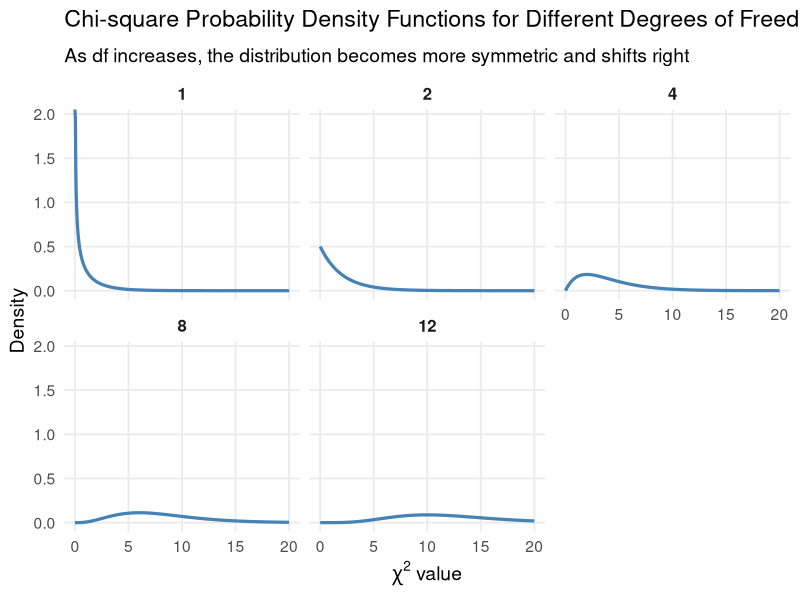
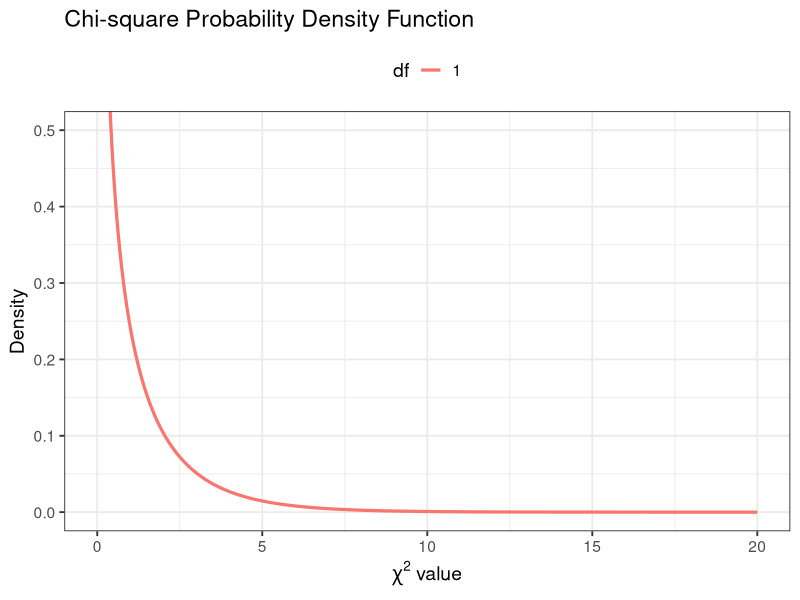
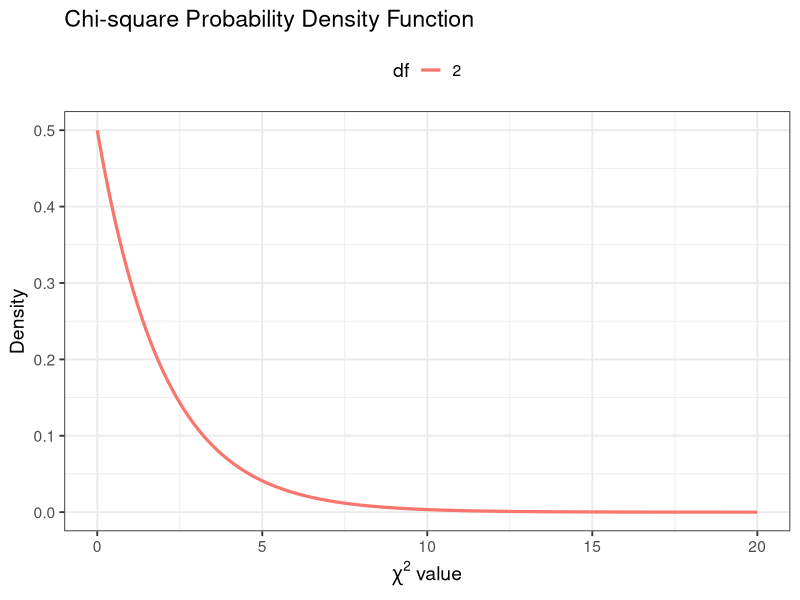
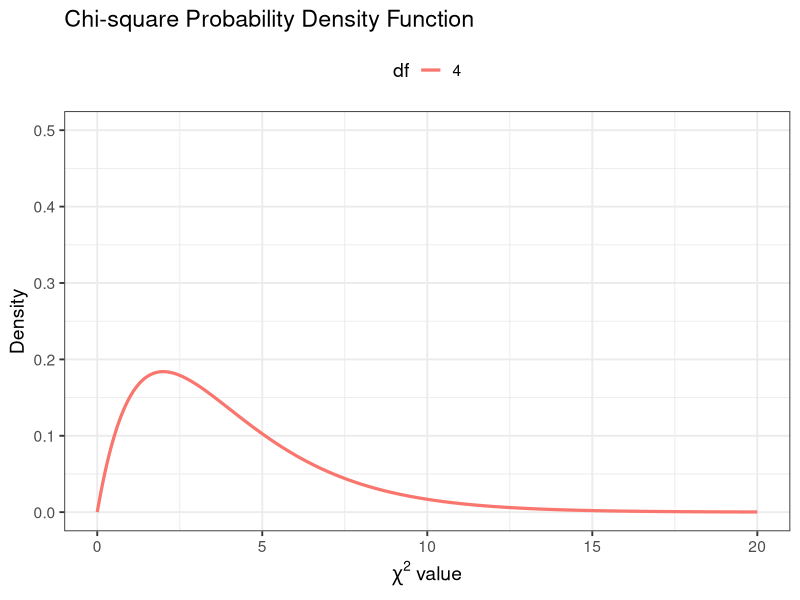
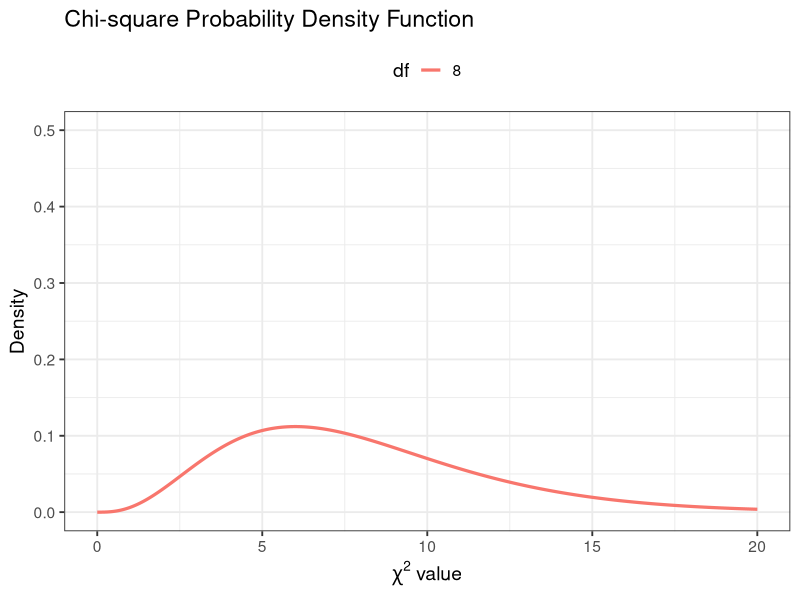
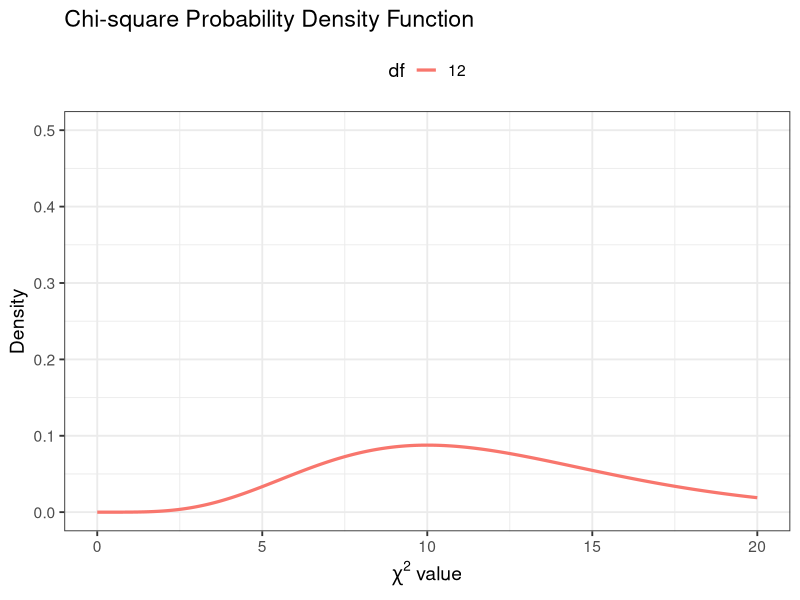
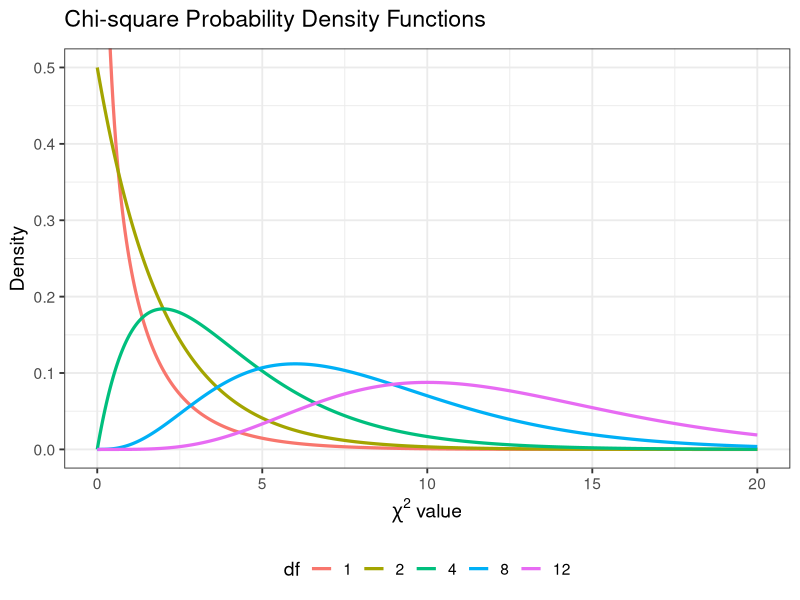
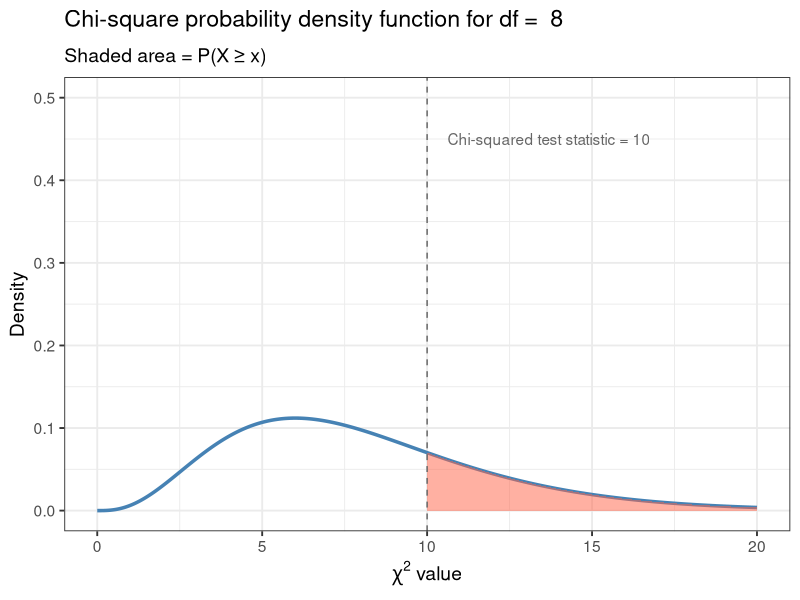

Recreate these plots in R, in order.
## ---- chunk 1
#| include: false
# R packages
library(here)
library(tidyverse)
## ---- chunk 2
# Create a sequence of x values (chi-square values)
x <- seq(0, 20, length.out = 500)

# Choose degrees of freedom to illustrate
dfs <- c(1, 2, 4, 8, 12)

# Create data frame of densities for each df
chi_data <- expand.grid(x = x, df = dfs) %>%
  mutate(density = dchisq(x, df))
## ---- chunk 3
# Faceted plot
ggplot(chi_data, aes(x = x, y = density)) +
  geom_line(color = "steelblue", size = 1.1) +
  facet_wrap(~ df, nrow = 2) +
  labs(
    title = expression("Chi-square Probability Density Functions for Different Degrees of Freedom"),
    subtitle = "As df increases, the distribution becomes more symmetric and shifts right",
    x = expression(chi^2~"value"),
    y = "Density"
  ) +
  theme_minimal(base_size = 14) +
  theme(
    plot.title = element_text(face = "bold"),
    strip.text = element_text(size = 12, face = "bold"),
    panel.grid.minor = element_blank()
  )

## ---- chunk 4
chi_pdf_by_k_plot <- function(k){
 p <-  chi_data |> 
  filter(df == k) |> 
ggplot(aes(x = x, y = density, colour = factor(df))) +
  geom_line(size = 1.1) +
  coord_cartesian(ylim = c(0, 0.5)) +
  labs(
    title = expression(paste("Chi-square Probability Density Function")),
    x = expression(chi^2~"value"),
    y = "Density",
    colour = "df"
  ) +
  theme_bw(base_size = 14) +
  theme(
    plot.title = element_text(face = "bold"),
    legend.position = "top"
  ) 
 
 print(p)
}


chi_pdf_by_k_plot(k = 1)
ggsave(here("outputs/figures/gta_pdf_k1.pdf"), width = 6, height = 5)

chi_pdf_by_k_plot(k = 2)
ggsave(here("outputs/figures/gta_pdf_k2.pdf"), width = 6, height = 5)

chi_pdf_by_k_plot(k = 4)
ggsave(here("outputs/figures/gta_pdf_k4.pdf"), width = 6, height = 5)

chi_pdf_by_k_plot(k = 8)
ggsave(here("outputs/figures/gta_pdf_k8.pdf"), width = 6, height = 5)

chi_pdf_by_k_plot(k = 12)
ggsave(here("outputs/figures/gta_pdf_k12.pdf"), width = 6, height = 5)



## ---- chunk 5
chi_data |> 
ggplot(aes(x = x, y = density, colour = factor(df))) +
  geom_line(size = 1.1) +
  coord_cartesian(ylim = c(0, 0.5)) +
  labs(
    title = expression(paste("Chi-square Probability Density Functions")),
    # subtitle = "As degrees of freedom increase, the distribution shifts right and becomes more symmetric",
    x = expression(chi^2~"value"),
    y = "Density",
    colour = "df"
  ) +
  theme_bw(base_size = 14) +
  theme(
    plot.title = element_text(face = "bold"),
    legend.position = "bottom"
  ) 

ggsave(here("outputs/figures/gta_pdf_allk.pdf"), width = 6, height = 5)
## ---- chunk 6
chi_pdf_by_k_test_statistic_region <- function(k, x_val = NULL, y_max = 0.5) {
  
  # Filter for one df
  data_df <- chi_data |> filter(df == k)
  
  # Base plot
  p <- ggplot(data_df, aes(x = x, y = density)) +
    geom_line(colour = "steelblue", size = 1.2) +
    coord_cartesian(ylim = c(0, y_max)) +
    labs(
      title = bquote("Chi-square probability density function for df = " ~ .(k)),
      x = expression(chi^2~"value"),
      y = "Density"
    ) +
    theme_bw(base_size = 14) +
    theme(
      plot.title = element_text(face = "bold")
    )
  
  # Add shading if x_val is provided
  if (!is.null(x_val)) {
    shade_data <- data.frame(x = seq(x_val, max(data_df$x), length.out = 200))
    shade_data$y <- dchisq(shade_data$x, k)
    
    p <- p +
      geom_area(data = shade_data, aes(x = x, y = y),
                fill = "tomato", alpha = 0.5) +
      geom_vline(xintercept = x_val, linetype = "dashed", colour = "grey40") +
      annotate("text", x = x_val, y = y_max * 0.9, 
               label = paste0("Chi-squared test statistic = ", x_val), 
               hjust = -0.1, colour = "grey40") +
      labs(subtitle = "Shaded area = P(X ≥ x)")
  }
  
  print(p)
}


chi_pdf_by_k_test_statistic_region(k = 8, x_val = 10)

ggsave(here("outputs/figures/gta_pdf_k8_x10.pdf"), width = 6, height = 5)
## ---- chunk 7
# Observed counts (from your mini box)
chocs <- c(
  Flake       = 1,
  Dairy_Milk  = 2,
  Caramello   = 1,
  Cherry_Ripe = 3,
  Crunchie    = 1
)

# Expected proportions if all 5 types are equally likely
expected_probs <- rep(1/length(chocs), length(chocs))

# Perform chi-square goodness-of-fit test
chisq.test(x = chocs, p = expected_probs)

## ---- chunk 8
tibble(observed = chocs,
       expected = 0.2) |> 
  mutate(chi_tstat = (observed - expected)^2 / expected) |> 
  colSums()

## ---- chunk 9
p_value <- 1 - pchisq(65, df = 4)
p_value

p_value <- pchisq(65, df = 4, lower.tail = FALSE)
p_value
